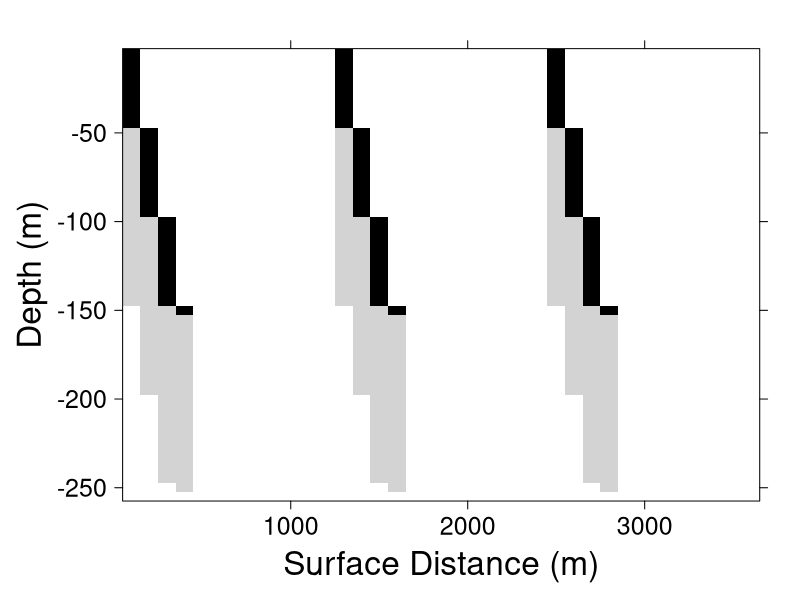

This figure's R source:
# for Fig. 2a: yo.depths.m=rep(250,3); max.z.m=255
# for Fig. 2b: yo.depths.m=rep(1000,3); max.z.m=1005

library(lattice)
yo.depths.m=rep(250,3) # max yo depth, no.yos
angle.deg=22.7
azfp.range.m=100
shutoff.azfp.m=150
bin.length.m=100
bin.depth.m=5
max.z.m=255  #  this value sets the bottom of the plot (255 or 1005)
ship.effective.m=250
  # convert degrees to radians for use in trig functions
  angle.rad<-angle.deg*pi/180
  # z.rate is the rate at which the glider dives
  # z.rate is in number of bins through which dive progresses per horizontal bin traversed
  z.rate<-ceiling(tan(angle.rad)*bin.length.m/bin.depth.m)

  n.yos<-length(yo.depths.m)  
  # set up the bins (all distances in numbers of bins)
  yo.dist<-rep(NA,n.yos)
  yo.dist.start<-c(1,rep(NA,n.yos-1))
  yo.dist.mid<-rep(NA,n.yos)
  yo.dist.end<-rep(NA,n.yos)
  
  for(i in 1:n.yos){
    yo.dist[i]<-ceiling(2*(yo.depths.m[i]/bin.depth.m)/z.rate)
    yo.dist.end[i]<-sum(yo.dist[1:i])
    if(i>=2){
      yo.dist.start[i]<-yo.dist.end[i-1]+1
    }
    yo.dist.mid[i]<-ceiling((yo.dist.end[i]+yo.dist.start[i])/2)
  }
  
  d.seq<-1:sum(yo.dist)
  z.seq <- 1:(max.z.m/bin.depth.m)
  
  out<-expand.grid(d.bin=d.seq, z.bin=z.seq)
  out$dive.id<-rep(NA,dim(out)[1])
  
  # identify which bins are ensonified during each dive (descending leg of half-yo)
  for(i in 1:n.yos){
    dist.range<-yo.dist.start[i]:yo.dist.mid[i]
    z.start<-rep(NA,length(dist.range))
    z.end<-rep(NA,length(dist.range))
    z.ext<-rep(NA,length(dist.range))
    
    azfp.limit<-min(yo.depths.m[i]/bin.depth.m,shutoff.azfp.m/bin.depth.m)
    
    break.me<-FALSE
    for(j in 1:length(dist.range)){
      if(j==1){
        z.start[j]<-1
        
        if(z.rate<azfp.limit){
          z.end[j]<-z.rate
        } else {
          z.end[j]<-azfp.limit
          break.me<-TRUE
        }        
      }else{
        z.start[j]<-z.end[j-1]+1
        
        if((z.start[j]+z.rate)<azfp.limit){
          z.end[j]<-z.start[j]+z.rate  
        } else {
          z.end[j]<-azfp.limit
          break.me<-TRUE
        }        
      }
      
      tt<-(out$z.bin%in%(z.start[j]:z.end[j]))&(out$d.bin==(yo.dist.start[i]+j-1))
      out$dive.id[tt]<-i
      
      z.ext[j]<-z.end[j]+(azfp.range.m/bin.depth.m)  
      ttt<-(out$z.bin%in%((z.end[j]+1):z.ext[j]))&(out$d.bin==(yo.dist.start[i]+j-1))
        out$dive.id[ttt]<-n.yos+1  
        
      if(break.me){break}
    } # end j loop
  } # end i loop 

# set up the color scheme
    cols<- c(rep("black",3),"light gray")
    cols.at<-0:(n.yos+1)
  
  Xlab<-"Surface Distance (m)"
  Ylab<-"Depth (m)"
  
out.plot<-levelplot(dive.id~d.bin*100+I(-z.bin)*5,data=out,col.regions=cols,at=cols.at,
 		      scales=list(x=list(cex=1.5),y=list(cex=1.5)),
		      colorkey=FALSE,
                      xlab=list(Xlab,cex=2),
                      ylab=list(Ylab,cex=2))
 print(out.plot)

